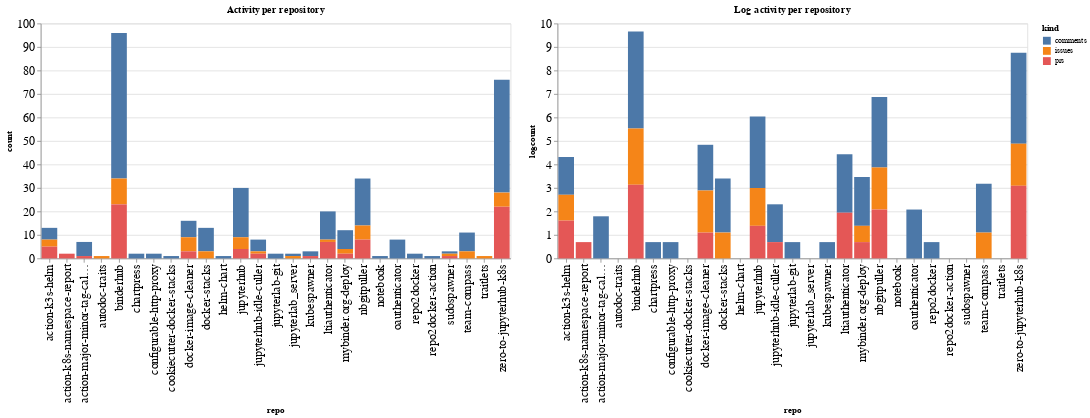

Notebook code cell kept with this figure:
### Code cell
ch1 = alt.Chart(repo_summaries, width=600, title="Activity per repository").mark_bar().encode(
    x='repo',
    y='count',
    color='kind',
    tooltip="kind"
)

ch2 = alt.Chart(repo_summaries, width=600, title="Log activity per repository").mark_bar().encode(
    x='repo',
    y='logcount',
    color='kind',
    tooltip="kind"
)

ch1 | ch2

### Figure 1 — Vega-Lite specification as saved in the notebook (floating-point values rounded to 4 significant figures)
{"config": {"axisLeft": {"labelFontSize": 15}, "axisBottom": {"labelFontSize": 15}}, "hconcat": [{"mark": "bar", "encoding": {"color": {"type": "nominal", "field": "kind"}, "tooltip": {"type": "nominal", "field": "kind"}, "x": {"type": "nominal", "field": "repo"}, "y": {"type": "quantitative", "field": "count"}}, "title": "Activity per repository", "width": 600}, {"mark": "bar", "encoding": {"color": {"type": "nominal", "field": "kind"}, "tooltip": {"type": "nominal", "field": "kind"}, "x": {"type": "nominal", "field": "repo"}, "y": {"type": "quantitative", "field": "logcount"}}, "title": "Log activity per repository", "width": 600}], "data": {"name": "data-d0ec047567a1e3b3f74a64907a8ca248"}, "$schema": "https://vega.github.io/schema/vega-lite/v4.8.1.json", "datasets": {"data-d0ec047567a1e3b3f74a64907a8ca248": [{"repo": "action-k3s-helm", "kind": "comments", "count": 5, "logcount": 1.609}, {"repo": "action-k3s-helm", "kind": "issues", "count": 3, "logcount": 1.099}, {"repo": "action-k3s-helm", "kind": "prs", "count": 5, "logcount": 1.609}, {"repo": "action-k8s-namespace-report", "kind": "prs", "count": 2, "logcount": 0.6931}, {"repo": "action-major-minor-tag-calculator", "kind": "comments", "count": 6, "logcount": 1.792}, {"repo": "action-major-minor-tag-calculator", "kind": "prs", "count": 1, "logcount": 0.0}, {"repo": "autodoc-traits", "kind": "issues", "count": 1, "logcount": 0.0}, {"repo": "binderhub", "kind": "comments", "count": 62, "logcount": 4.127}, {"repo": "binderhub", "kind": "issues", "count": 11, "logcount": 2.398}, {"repo": "binderhub", "kind": "prs", "count": 23, "logcount": 3.135}, {"repo": "chartpress", "kind": "comments", "count": 2, "logcount": 0.6931}, {"repo": "configurable-http-proxy", "kind": "comments", "count": 2, "logcount": 0.6931}, {"repo": "cookiecutter-docker-stacks", "kind": "comments", "count": 1, "logcount": 0.0}, {"repo": "docker-image-cleaner", "kind": "comments", "count": 7, "logcount": 1.946}, {"repo": "docker-image-cleaner", "kind": "issues", "count": 6, "logcount": 1.792}, {"repo": "docker-image-cleaner", "kind": "prs", "count": 3, "logcount": 1.099}, {"repo": "docker-stacks", "kind": "comments", "count": 10, "logcount": 2.303}, {"repo": "docker-stacks", "kind": "issues", "count": 3, "logcount": 1.099}, {"repo": "helm-chart", "kind": "comments", "count": 1, "logcount": 0.0}, {"repo": "jupyterhub", "kind": "comments", "count": 21, "logcount": 3.045}, {"repo": "jupyterhub", "kind": "issues", "count": 5, "logcount": 1.609}, {"repo": "jupyterhub", "kind": "prs", "count": 4, "logcount": 1.386}, {"repo": "jupyterhub-idle-culler", "kind": "comments", "count": 5, "logcount": 1.609}, {"repo": "jupyterhub-idle-culler", "kind": "issues", "count": 1, "logcount": 0.0}, {"repo": "jupyterhub-idle-culler", "kind": "prs", "count": 2, "logcount": 0.6931}, {"repo": "jupyterlab-git", "kind": "comments", "count": 2, "logcount": 0.6931}, {"repo": "jupyterlab_server", "kind": "comments", "count": 1, "logcount": 0.0}, {"repo": "jupyterlab_server", "kind": "issues", "count": 1, "logcount": 0.0}, {"repo": "kubespawner", "kind": "comments", "count": 2, "logcount": 0.6931}, {"repo": "kubespawner", "kind": "prs", "count": 1, "logcount": 0.0}, {"repo": "ltiauthenticator", "kind": "comments", "count": 12, "logcount": 2.485}, {"repo": "ltiauthenticator", "kind": "issues", "count": 1, "logcount": 0.0}, {"repo": "ltiauthenticator", "kind": "prs", "count": 7, "logcount": 1.946}, {"repo": "mybinder.org-deploy", "kind": "comments", "count": 8, "logcount": 2.079}, {"repo": "mybinder.org-deploy", "kind": "issues", "count": 2, "logcount": 0.6931}, {"repo": "mybinder.org-deploy", "kind": "prs", "count": 2, "logcount": 0.6931}, {"repo": "nbgitpuller", "kind": "comments", "count": 20, "logcount": 2.996}, {"repo": "nbgitpuller", "kind": "issues", "count": 6, "logcount": 1.792}, {"repo": "nbgitpuller", "kind": "prs", "count": 8, "logcount": 2.079}, {"repo": "notebook", "kind": "comments", "count": 1, "logcount": 0.0}, {"repo": "oauthenticator", "kind": "comments", "count": 8, "logcount": 2.079}, {"repo": "repo2docker", "kind": "comments", "count": 2, "logcount": 0.6931}, {"repo": "repo2docker-action", "kind": "comments", "count": 1, "logcount": 0.0}, {"repo": "sudospawner", "kind": "comments", "count": 1, "logcount": 0.0}, {"repo": "sudospawner", "kind": "issues", "count": 1, "logcount": 0.0}, {"repo": "sudospawner", "kind": "prs", "count": 1, "logcount": 0.0}, {"repo": "team-compass", "kind": "comments", "count": 8, "logcount": 2.079}, {"repo": "team-compass", "kind": "issues", "count": 3, "logcount": 1.099}, {"repo": "traitlets", "kind": "issues", "count": 1, "logcount": 0.0}, {"repo": "zero-to-jupyterhub-k8s", "kind": "comments", "count": 48, "logcount": 3.871}, {"repo": "zero-to-jupyterhub-k8s", "kind": "issues", "count": 6, "logcount": 1.792}, {"repo": "zero-to-jupyterhub-k8s", "kind": "prs", "count": 22, "logcount": 3.091}]}}
